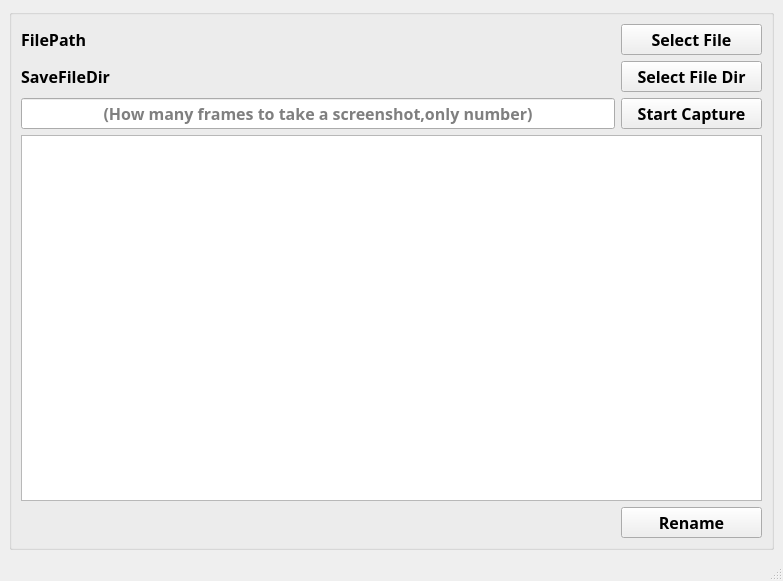
<?xml version="1.0" encoding="UTF-8"?>
<ui version="4.0">
 <class>VideoCaptureWindow</class>
 <widget class="QMainWindow" name="VideoCaptureWindow">
  <property name="geometry">
   <rect>
    <x>0</x>
    <y>0</y>
    <width>783</width>
    <height>581</height>
   </rect>
  </property>
  <property name="windowTitle">
   <string>VideoCapture</string>
  </property>
  <widget class="QWidget" name="centralwidget">
   <layout class="QGridLayout" name="gridLayout">
    <item row="0" column="0">
     <widget class="QGroupBox" name="groupBox">
      <property name="title">
       <string/>
      </property>
      <layout class="QGridLayout" name="gridLayout_2">
       <item row="0" column="0">
        <widget class="QLabel" name="OriginalFilePath">
         <property name="font">
          <font>
           <family>微軟正黑體</family>
           <pointsize>12</pointsize>
           <weight>75</weight>
           <bold>true</bold>
          </font>
         </property>
         <property name="text">
          <string>FilePath</string>
         </property>
        </widget>
       </item>
       <item row="0" column="1">
        <widget class="QPushButton" name="selectFile">
         <property name="font">
          <font>
           <family>微軟正黑體</family>
           <pointsize>12</pointsize>
           <weight>75</weight>
           <bold>true</bold>
          </font>
         </property>
         <property name="text">
          <string>Select File</string>
         </property>
        </widget>
       </item>
       <item row="1" column="0">
        <widget class="QLabel" name="SavePath">
         <property name="font">
          <font>
           <family>微軟正黑體</family>
           <pointsize>12</pointsize>
           <weight>75</weight>
           <bold>true</bold>
          </font>
         </property>
         <property name="text">
          <string>SaveFileDir</string>
         </property>
        </widget>
       </item>
       <item row="1" column="1">
        <widget class="QPushButton" name="SaveFileDir">
         <property name="font">
          <font>
           <family>微軟正黑體</family>
           <pointsize>12</pointsize>
           <weight>75</weight>
           <bold>true</bold>
          </font>
         </property>
         <property name="text">
          <string>   Select File Dir   </string>
         </property>
        </widget>
       </item>
       <item row="2" column="0">
        <widget class="QLineEdit" name="frame">
         <property name="font">
          <font>
           <family>微軟正黑體</family>
           <pointsize>12</pointsize>
           <weight>75</weight>
           <bold>true</bold>
          </font>
         </property>
         <property name="alignment">
          <set>Qt::AlignCenter</set>
         </property>
         <property name="placeholderText">
          <string>(How many frames to take a screenshot,only number)</string>
         </property>
        </widget>
       </item>
       <item row="2" column="1">
        <widget class="QPushButton" name="StartCapture">
         <property name="font">
          <font>
           <family>微軟正黑體</family>
           <pointsize>12</pointsize>
           <weight>75</weight>
           <bold>true</bold>
          </font>
         </property>
         <property name="text">
          <string>   Start Capture   </string>
         </property>
        </widget>
       </item>
       <item row="4" column="1">
        <widget class="QPushButton" name="change">
         <property name="font">
          <font>
           <family>微軟正黑體</family>
           <pointsize>12</pointsize>
           <weight>75</weight>
           <bold>true</bold>
          </font>
         </property>
         <property name="text">
          <string>Rename</string>
         </property>
        </widget>
       </item>
       <item row="3" column="0" colspan="2">
        <widget class="QListWidget" name="listcount">
         <property name="font">
          <font>
           <pointsize>10</pointsize>
          </font>
         </property>
        </widget>
       </item>
      </layout>
     </widget>
    </item>
   </layout>
  </widget>
  <widget class="QMenuBar" name="menubar">
   <property name="geometry">
    <rect>
     <x>0</x>
     <y>0</y>
     <width>783</width>
     <height>25</height>
    </rect>
   </property>
  </widget>
  <widget class="QStatusBar" name="statusbar"/>
 </widget>
 <resources/>
 <connections/>
</ui>
